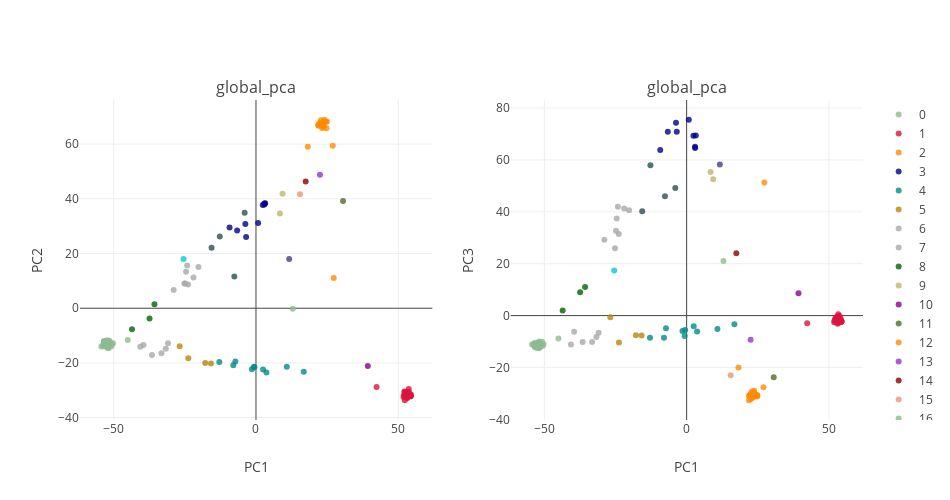

Here is the notebook cell this chart was saved with:
### Code cell
###
plot_global_pca(feats,label_select,PCA_color_ref,title= 'global_pca',height= 500,width= 950)

### Figure 1 — Plotly figure (JSON) as saved in the notebook; plotly's stock layout.template omitted (floating-point values rounded to 4 significant figures)
{"data": [{"marker": {"color": "darkseagreen", "line": {"width": 0}, "opacity": 0.8, "size": 6, "symbol": "circle"}, "mode": "markers", "name": "0", "type": "scatter", "uid": "03e20f95-f9d8-4207-a437-19e9109bd1dd", "x": [-52.84, -50.49, -53.6, -53.61, -51.58, -51.82, -51.73, -52.88, -51.82, -51.44, -52.44, -53.36, -53.34, -53.45, -52.57, -53.74, -52.03, -52.23, -52.59, -52.94, -53.3, -52.05, -52.29, -54.33, -52.73, -52.97, -52.76, -52.63, -51.69, -52.22, -50.28, -52.06, -51.79, -52.65, -52.14, -51.36, -52.36, -52.79, -51.79, -53.3, -45.06, -50.8], "xaxis": "x", "y": [-13.24, -13.11, -13.58, -13.9, -12.56, -12.8, -14.5, -13.5, -14.06, -12.82, -14.19, -12.76, -12.26, -11.95, -11.75, -13.46, -13.94, -13.38, -13.56, -12.63, -12.37, -14.49, -12.64, -13.96, -13.87, -13.52, -12.64, -13.57, -11.91, -13.35, -12.79, -11.77, -12.92, -12.65, -13.16, -12.15, -13.23, -13.45, -12.37, -13.28, -11.57, -13.9], "yaxis": "y"}, {"marker": {"color": "crimson", "line": {"width": 0}, "opacity": 0.8, "size": 6, "symbol": "circle"}, "mode": "markers", "name": "1", "type": "scatter", "uid": "8abfc910-b3e2-4bc2-8da2-99f1e99604be", "x": [52.69, 53.27, 54.28, 53.42, 52.62, 52.88, 53.28, 52.76, 52.86, 52.51, 52.14, 52.79, 53.26, 52.57, 52.69, 52.35, 52.3, 53.23, 53.04, 53.29, 54.42, 54.47, 52.29, 53.15, 53.62, 53.31, 53.1, 52.69, 51.99, 53.23, 54.14, 53.13, 54.3, 51.85, 52.79, 52.72, 53.27, 53.68, 53.74, 54.04, 42.37], "xaxis": "x", "y": [-32.33, -31.9, -31.77, -31.06, -31.68, -31.93, -31.47, -31.36, -30.98, -32.33, -30.47, -31.02, -30.63, -30.62, -31.74, -30.77, -32.23, -31.48, -32.95, -30.88, -32.05, -31.54, -33.64, -30.51, -31.66, -30.96, -30.87, -30.89, -31.72, -32.51, -31.94, -31.76, -32.24, -32.48, -32.0, -31.58, -31.77, -29.49, -30.75, -32.12, -28.79], "yaxis": "y"}, {"marker": {"color": "darkorange", "line": {"width": 0}, "opacity": 0.8, "size": 6, "symbol": "circle"}, "mode": "markers", "name": "2", "type": "scatter", "uid": "7b685577-ff33-4ba2-9326-6fcb0b31ed0c", "x": [24.79, 21.89, 24.81, 22.47, 23.22, 23.64, 22.56, 24.0, 24.82, 23.93, 24.2, 22.18, 23.44, 21.93, 22.93, 22.79, 22.78, 23.59, 23.72, 23.74, 26.99, 18.22], "xaxis": "x", "y": [65.83, 67.08, 68.24, 67.05, 65.93, 66.78, 67.79, 68.92, 68.18, 67.93, 68.3, 67.46, 67.58, 66.76, 67.46, 68.76, 66.87, 68.03, 66.24, 67.04, 59.43, 59.01], "yaxis": "y"}, {"marker": {"color": "darkblue", "line": {"width": 0}, "opacity": 0.8, "size": 6, "symbol": "circle"}, "mode": "markers", "name": "3", "type": "scatter", "uid": "19f8fe97-241c-4699-b369-29057cdacd78", "x": [3.227, 2.389, 0.7585, -3.737, 2.978, 2.952, -3.466, -9.279, -6.617], "xaxis": "x", "y": [38.39, 37.73, 31.19, 30.77, 37.96, 38.29, 26.01, 29.55, 28.44], "yaxis": "y"}, {"marker": {"color": "darkcyan", "line": {"width": 0}, "opacity": 0.8, "size": 6, "symbol": "circle"}, "mode": "markers", "name": "4", "type": "scatter", "uid": "d2d79414-c44a-4dfc-a3dd-5b22a087d90f", "x": [16.78, 3.684, -7.241, -7.957, -0.6951, 10.83, -1.457, -0.5464, 2.48, -12.88], "xaxis": "x", "y": [-23.23, -23.48, -19.46, -20.81, -21.4, -21.4, -22.3, -21.59, -22.41, -19.65], "yaxis": "y"}, {"marker": {"color": "darkgoldenrod", "line": {"width": 0}, "opacity": 0.8, "size": 6, "symbol": "circle"}, "mode": "markers", "name": "5", "type": "scatter", "uid": "386d57ec-6b67-46fb-a3b5-34e382bc81aa", "x": [-26.82, -23.78, -15.83, -17.84], "xaxis": "x", "y": [-13.86, -18.32, -20.21, -20.01], "yaxis": "y"}, {"marker": {"color": "darkgray", "line": {"width": 0}, "opacity": 0.8, "size": 6, "symbol": "circle"}, "mode": "markers", "name": "6", "type": "scatter", "uid": "95f9e5c6-8163-42f6-8926-85fbc0f7be48", "x": [-24.17, -24.85, -20.22, -24.56, -23.84, -28.93, -21.94, -25.18], "xaxis": "x", "y": [15.66, 9.03, 15.12, 13.38, 8.701, 6.68, 11.25, 9.089], "yaxis": "y"}, {"marker": {"color": "darkgrey", "line": {"width": 0}, "opacity": 0.8, "size": 6, "symbol": "circle"}, "mode": "markers", "name": "7", "type": "scatter", "uid": "0b84831c-aee9-42c4-a3f7-2cafa8abed33", "x": [-31.69, -40.65, -36.55, -30.92, -33.22, -39.54], "xaxis": "x", "y": [-14.8, -14.1, -17.06, -12.77, -16.41, -13.41], "yaxis": "y"}, {"marker": {"color": "darkgreen", "line": {"width": 0}, "opacity": 0.8, "size": 6, "symbol": "circle"}, "mode": "markers", "name": "8", "type": "scatter", "uid": "0e76ff83-7c8b-436e-9bf7-a1555ab98dfd", "x": [-35.68, -37.42, -43.57], "xaxis": "x", "y": [1.419, -3.704, -7.717], "yaxis": "y"}, {"marker": {"color": "darkkhaki", "line": {"width": 0}, "opacity": 0.8, "size": 6, "symbol": "circle"}, "mode": "markers", "name": "9", "type": "scatter", "uid": "39c551f1-36f8-4815-a932-5ecaf03d8eb5", "x": [9.33, 8.418], "xaxis": "x", "y": [41.85, 34.65], "yaxis": "y"}, {"marker": {"color": "darkmagenta", "line": {"width": 0}, "opacity": 0.8, "size": 6, "symbol": "circle"}, "mode": "markers", "name": "10", "type": "scatter", "uid": "740218b7-1269-4b1a-aef0-3b12147d6303", "x": [39.3], "xaxis": "x", "y": [-21.14], "yaxis": "y"}, {"marker": {"color": "darkolivegreen", "line": {"width": 0}, "opacity": 0.8, "size": 6, "symbol": "circle"}, "mode": "markers", "name": "11", "type": "scatter", "uid": "a4c28517-0730-48bb-8c03-da970c37fd4e", "x": [30.61], "xaxis": "x", "y": [39.22], "yaxis": "y"}, {"marker": {"color": "darkorange", "line": {"width": 0}, "opacity": 0.8, "size": 6, "symbol": "circle"}, "mode": "markers", "name": "12", "type": "scatter", "uid": "841d1bd8-80b3-423d-9d36-48dc33e21e11", "x": [27.32], "xaxis": "x", "y": [11.01], "yaxis": "y"}, {"marker": {"color": "darkorchid", "line": {"width": 0}, "opacity": 0.8, "size": 6, "symbol": "circle"}, "mode": "markers", "name": "13", "type": "scatter", "uid": "ac844cbb-dde0-4416-aad2-980fe34f4b4b", "x": [22.48], "xaxis": "x", "y": [48.8], "yaxis": "y"}, {"marker": {"color": "darkred", "line": {"width": 0}, "opacity": 0.8, "size": 6, "symbol": "circle"}, "mode": "markers", "name": "14", "type": "scatter", "uid": "dd5fa653-13df-470f-b95e-30742aa34051", "x": [17.46], "xaxis": "x", "y": [46.32], "yaxis": "y"}, {"marker": {"color": "darksalmon", "line": {"width": 0}, "opacity": 0.8, "size": 6, "symbol": "circle"}, "mode": "markers", "name": "15", "type": "scatter", "uid": "38f473bf-6541-41d1-8dc6-0f1a3b0e1f67", "x": [15.48], "xaxis": "x", "y": [41.68], "yaxis": "y"}, {"marker": {"color": "darkseagreen", "line": {"width": 0}, "opacity": 0.8, "size": 6, "symbol": "circle"}, "mode": "markers", "name": "16", "type": "scatter", "uid": "70a83f94-9333-424e-9c9f-2dd7b592fd22", "x": [12.95], "xaxis": "x", "y": [-0.1546], "yaxis": "y"}, {"marker": {"color": "darkslateblue", "line": {"width": 0}, "opacity": 0.8, "size": 6, "symbol": "circle"}, "mode": "markers", "name": "17", "type": "scatter", "uid": "c0b1f711-2d5d-4f62-b3e3-1ac08d46e1b5", "x": [11.67], "xaxis": "x", "y": [18.03], "yaxis": "y"}, {"marker": {"color": "darkslategray", "line": {"width": 0}, "opacity": 0.8, "size": 6, "symbol": "circle"}, "mode": "markers", "name": "18", "type": "scatter", "uid": "16b6c3e0-9548-4006-a135-41f25acdb71c", "x": [-3.984, -12.72], "xaxis": "x", "y": [34.96, 26.2], "yaxis": "y"}, {"marker": {"color": "darkslategrey", "line": {"width": 0}, "opacity": 0.8, "size": 6, "symbol": "circle"}, "mode": "markers", "name": "19", "type": "scatter", "uid": "ee5f2ec8-8c9c-4a76-b883-3e9532cd11cb", "x": [-7.605, -15.61], "xaxis": "x", "y": [11.57, 22.1], "yaxis": "y"}, {"marker": {"color": "darkturquoise", "line": {"width": 0}, "opacity": 0.8, "size": 6, "symbol": "circle"}, "mode": "markers", "name": "20", "type": "scatter", "uid": "2be7c64b-87a8-48e4-a6bc-a7f484af2a4c", "x": [-25.44], "xaxis": "x", "y": [18.01], "yaxis": "y"}, {"marker": {"color": "darkseagreen", "line": {"width": 0}, "opacity": 0.8, "size": 6, "symbol": "circle"}, "mode": "markers", "name": "0", "type": "scatter", "uid": "fde88597-4fec-4fe6-9436-8427a0c391d7", "x": [-52.84, -50.49, -53.6, -53.61, -51.58, -51.82, -51.73, -52.88, -51.82, -51.44, -52.44, -53.36, -53.34, -53.45, -52.57, -53.74, -52.03, -52.23, -52.59, -52.94, -53.3, -52.05, -52.29, -54.33, -52.73, -52.97, -52.76, -52.63, -51.69, -52.22, -50.28, -52.06, -51.79, -52.65, -52.14, -51.36, -52.36, -52.79, -51.79, -53.3, -45.06, -50.8], "xaxis": "x2", "y": [-11.39, -11.59, -11.45, -11.03, -11.1, -11.06, -10.85, -11.58, -12.05, -12.12, -11.49, -10.52, -11.79, -10.9, -11.88, -10.87, -11.58, -12.16, -12.16, -11.5, -11.45, -11.03, -11.86, -11.16, -12.0, -11.0, -10.85, -11.71, -12.37, -10.53, -10.91, -12.62, -9.973, -10.47, -11.58, -11.38, -11.16, -12.41, -10.67, -12.23, -8.799, -10.04], "yaxis": "y2"}, {"marker": {"color": "crimson", "line": {"width": 0}, "opacity": 0.8, "size": 6, "symbol": "circle"}, "mode": "markers", "name": "1", "type": "scatter", "uid": "d6846fa8-913a-48ed-b574-875e3377345c", "x": [52.69, 53.27, 54.28, 53.42, 52.62, 52.88, 53.28, 52.76, 52.86, 52.51, 52.14, 52.79, 53.26, 52.57, 52.69, 52.35, 52.3, 53.23, 53.04, 53.29, 54.42, 54.47, 52.29, 53.15, 53.62, 53.31, 53.1, 52.69, 51.99, 53.23, 54.14, 53.13, 54.3, 51.85, 52.79, 52.72, 53.27, 53.68, 53.74, 54.04, 42.37], "xaxis": "x2", "y": [-2.041, -2.265, -2.457, -1.68, -0.6319, -2.683, -2.523, -1.78, -1.066, -1.676, -2.019, -1.893, -1.615, -2.222, -1.846, -1.993, -0.8172, -0.673, -2.653, -2.483, -2.243, -2.184, -2.158, -1.263, -2.501, -1.804, -1.677, -2.514, -1.828, -0.3817, -1.175, -3.13, -2.46, -2.528, -2.595, -1.727, 0.4969, -2.123, -0.1453, -1.643, -2.969], "yaxis": "y2"}, {"marker": {"color": "darkorange", "line": {"width": 0}, "opacity": 0.8, "size": 6, "symbol": "circle"}, "mode": "markers", "name": "2", "type": "scatter", "uid": "05a0489c-71bf-4efd-ab72-ecec549356ad", "x": [24.79, 21.89, 24.81, 22.47, 23.22, 23.64, 22.56, 24.0, 24.82, 23.93, 24.2, 22.18, 23.44, 21.93, 22.93, 22.79, 22.78, 23.59, 23.72, 23.74, 26.99, 18.22], "xaxis": "x2", "y": [-30.75, -30.85, -31.17, -30.17, -30.26, -31.21, -32.01, -30.44, -30.57, -31.05, -30.48, -30.64, -29.65, -32.62, -29.26, -31.97, -31.55, -31.26, -28.95, -29.94, -27.62, -19.97], "yaxis": "y2"}, {"marker": {"color": "darkblue", "line": {"width": 0}, "opacity": 0.8, "size": 6, "symbol": "circle"}, "mode": "markers", "name": "3", "type": "scatter", "uid": "97b70d17-25f3-434a-b1ff-a7db074d6758", "x": [3.227, 2.389, 0.7585, -3.737, 2.978, 2.952, -3.466, -9.279, -6.617], "xaxis": "x2", "y": [69.38, 69.33, 75.48, 74.31, 64.55, 65.09, 70.88, 63.85, 70.85], "yaxis": "y2"}, {"marker": {"color": "darkcyan", "line": {"width": 0}, "opacity": 0.8, "size": 6, "symbol": "circle"}, "mode": "markers", "name": "4", "type": "scatter", "uid": "77bc4caa-c64e-4027-8fe8-15a222c98734", "x": [16.78, 3.684, -7.241, -7.957, -0.6951, 10.83, -1.457, -0.5464, 2.48, -12.88], "xaxis": "x2", "y": [-3.312, -6.13, -4.891, -8.512, -7.878, -5.142, -5.944, -5.541, -4.103, -8.543], "yaxis": "y2"}, {"marker": {"color": "darkgoldenrod", "line": {"width": 0}, "opacity": 0.8, "size": 6, "symbol": "circle"}, "mode": "markers", "name": "5", "type": "scatter", "uid": "f88e0600-de7f-4157-97d0-79ab603f1706", "x": [-26.82, -23.78, -15.83, -17.84], "xaxis": "x2", "y": [-0.6814, -10.32, -7.629, -7.538], "yaxis": "y2"}, {"marker": {"color": "darkgray", "line": {"width": 0}, "opacity": 0.8, "size": 6, "symbol": "circle"}, "mode": "markers", "name": "6", "type": "scatter", "uid": "50f06705-9f0f-4f47-b826-77c3acad7379", "x": [-24.17, -24.85, -20.22, -24.56, -23.84, -28.93, -21.94, -25.18], "xaxis": "x2", "y": [41.93, 32.74, 40.62, 37.43, 31.49, 29.19, 41.32, 25.92], "yaxis": "y2"}, {"marker": {"color": "darkgrey", "line": {"width": 0}, "opacity": 0.8, "size": 6, "symbol": "circle"}, "mode": "markers", "name": "7", "type": "scatter", "uid": "3af11d87-f84a-4ae8-b5cb-baa3b717ec26", "x": [-31.69, -40.65, -36.55, -30.92, -33.22, -39.54], "xaxis": "x2", "y": [-8.202, -11.12, -10.18, -6.62, -10.2, -6.206], "yaxis": "y2"}, {"marker": {"color": "darkgreen", "line": {"width": 0}, "opacity": 0.8, "size": 6, "symbol": "circle"}, "mode": "markers", "name": "8", "type": "scatter", "uid": "1ce389a7-2820-42be-839a-c12f9a8420e6", "x": [-35.68, -37.42, -43.57], "xaxis": "x2", "y": [11.0, 8.953, 1.957], "yaxis": "y2"}, {"marker": {"color": "darkkhaki", "line": {"width": 0}, "opacity": 0.8, "size": 6, "symbol": "circle"}, "mode": "markers", "name": "9", "type": "scatter", "uid": "bb30fbe8-e8e0-4a55-b3fc-729dd125f9bd", "x": [9.33, 8.418], "xaxis": "x2", "y": [52.54, 55.3], "yaxis": "y2"}, {"marker": {"color": "darkmagenta", "line": {"width": 0}, "opacity": 0.8, "size": 6, "symbol": "circle"}, "mode": "markers", "name": "10", "type": "scatter", "uid": "7c6374c1-fb52-435c-81a8-a39e9e80f4fe", "x": [39.3], "xaxis": "x2", "y": [8.658], "yaxis": "y2"}, {"marker": {"color": "darkolivegreen", "line": {"width": 0}, "opacity": 0.8, "size": 6, "symbol": "circle"}, "mode": "markers", "name": "11", "type": "scatter", "uid": "1ad9f933-b2c9-4995-9d98-72e025ec5ffd", "x": [30.61], "xaxis": "x2", "y": [-23.78], "yaxis": "y2"}, {"marker": {"color": "darkorange", "line": {"width": 0}, "opacity": 0.8, "size": 6, "symbol": "circle"}, "mode": "markers", "name": "12", "type": "scatter", "uid": "c7cae54c-df2d-4f8e-b5ce-a42d0955d1c7", "x": [27.32], "xaxis": "x2", "y": [51.26], "yaxis": "y2"}, {"marker": {"color": "darkorchid", "line": {"width": 0}, "opacity": 0.8, "size": 6, "symbol": "circle"}, "mode": "markers", "name": "13", "type": "scatter", "uid": "c1f97a25-d227-4606-af2f-cca8c502eb3f", "x": [22.48], "xaxis": "x2", "y": [-9.261], "yaxis": "y2"}, {"marker": {"color": "darkred", "line": {"width": 0}, "opacity": 0.8, "size": 6, "symbol": "circle"}, "mode": "markers", "name": "14", "type": "scatter", "uid": "16710722-8a5d-40d5-a420-ff4aac26d33a", "x": [17.46], "xaxis": "x2", "y": [24.02], "yaxis": "y2"}, {"marker": {"color": "darksalmon", "line": {"width": 0}, "opacity": 0.8, "size": 6, "symbol": "circle"}, "mode": "markers", "name": "15", "type": "scatter", "uid": "29ca4107-c7af-4d49-97df-109ef53cf34d", "x": [15.48], "xaxis": "x2", "y": [-23.01], "yaxis": "y2"}, {"marker": {"color": "darkseagreen", "line": {"width": 0}, "opacity": 0.8, "size": 6, "symbol": "circle"}, "mode": "markers", "name": "16", "type": "scatter", "uid": "ee948701-11a1-43dd-8dcb-ce89946416c0", "x": [12.95], "xaxis": "x2", "y": [21.0], "yaxis": "y2"}, {"marker": {"color": "darkslateblue", "line": {"width": 0}, "opacity": 0.8, "size": 6, "symbol": "circle"}, "mode": "markers", "name": "17", "type": "scatter", "uid": "496c90b1-6778-433a-905e-0b820e196ea0", "x": [11.67], "xaxis": "x2", "y": [58.19], "yaxis": "y2"}, {"marker": {"color": "darkslategray", "line": {"width": 0}, "opacity": 0.8, "size": 6, "symbol": "circle"}, "mode": "markers", "name": "18", "type": "scatter", "uid": "ca959a5a-5ab4-4a4a-ab41-188425213a41", "x": [-3.984, -12.72], "xaxis": "x2", "y": [49.2, 57.97], "yaxis": "y2"}, {"marker": {"color": "darkslategrey", "line": {"width": 0}, "opacity": 0.8, "size": 6, "symbol": "circle"}, "mode": "markers", "name": "19", "type": "scatter", "uid": "0da88065-e8fc-4314-bdef-ccaaf92098f6", "x": [-7.605, -15.61], "xaxis": "x2", "y": [45.96, 40.2], "yaxis": "y2"}, {"marker": {"color": "darkturquoise", "line": {"width": 0}, "opacity": 0.8, "size": 6, "symbol": "circle"}, "mode": "markers", "name": "20", "type": "scatter", "uid": "c36f7542-dd1f-4024-8a65-d8e61c211dc8", "x": [-25.44], "xaxis": "x2", "y": [17.4], "yaxis": "y2"}], "layout": {"annotations": [{"font": {"size": 16}, "showarrow": false, "text": "global_pca", "x": 0.225, "xanchor": "center", "xref": "paper", "y": 1, "yanchor": "bottom", "yref": "paper"}, {"font": {"size": 16}, "showarrow": false, "text": "global_pca", "x": 0.775, "xanchor": "center", "xref": "paper", "y": 1, "yanchor": "bottom", "yref": "paper"}], "height": 500, "width": 950, "xaxis": {"anchor": "y", "domain": [0, 0.45], "title": {"text": "PC1"}}, "xaxis2": {"anchor": "y2", "domain": [0.55, 1], "title": {"text": "PC1"}}, "yaxis": {"anchor": "x", "domain": [0, 1], "title": {"text": "PC2"}}, "yaxis2": {"anchor": "x2", "domain": [0, 1], "title": {"text": "PC3"}}}}
